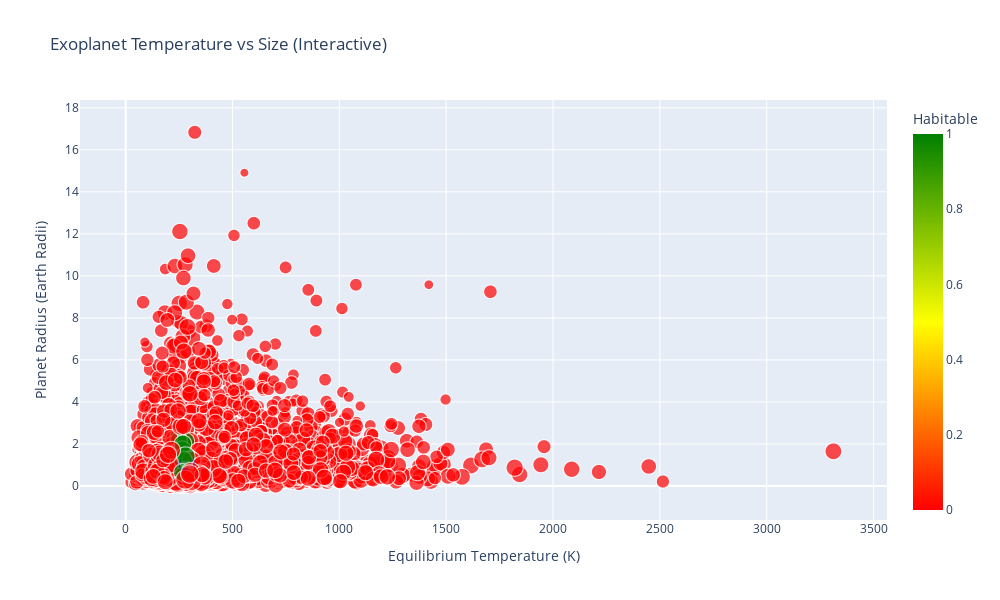

Notebook code cell kept with this figure:
### Markdown cell above
### 4.5 Temperature vs Size Analysis

### Code cell
# Interactive scatter plot using Plotly
fig = px.scatter(df, 
                 x='equilibrium_temp', 
                 y='planet_radius',
                 color='potentially_habitable',
                 size='habitability_score',
                 hover_data=['planet_name', 'stellar_temp', 'semi_major_axis', 'discovery_method'],
                 color_continuous_scale=['red', 'yellow', 'green'],
                 title='Exoplanet Temperature vs Size (Interactive)',
                 labels={'equilibrium_temp': 'Equilibrium Temperature (K)',
                        'planet_radius': 'Planet Radius (Earth Radii)',
                        'potentially_habitable': 'Habitable'})

# Add Earth reference zone
fig.add_shape(type="rect",
              x0=250, y0=0.8, x1=320, y1=1.2,
              line=dict(color="blue", width=2, dash="dash"),
              fillcolor="lightblue", opacity=0.2)

fig.update_layout(height=600, width=1000)
fig.show()

### Figure 1 — Plotly figure (JSON) as saved in the notebook; plotly's stock layout.template omitted (floating-point values rounded to 4 significant figures; data arrays with more than 128 entries replaced by an {"elided": "..."} marker saying what was removed)
{"data": [{"customdata": {"elided": "5000x4 mixed values"}, "hovertemplate": "Equilibrium Temperature (K)=%{x}<br>Planet Radius (Earth Radii)=%{y}<br>habitability_score=%{marker.size}<br>planet_name=%{customdata[0]}<br>stellar_temp=%{customdata[1]}<br>semi_major_axis=%{customdata[2]}<br>discovery_method=%{customdata[3]}<br>Habitable=%{marker.color}<extra></extra>", "legendgroup": "", "marker": {"color": {"elided": "5000 int values"}, "coloraxis": "coloraxis", "size": {"elided": "5000 float values"}, "sizemode": "area", "sizeref": 0.002438, "symbol": "circle"}, "mode": "markers", "name": "", "showlegend": false, "type": "scattergl", "x": {"elided": "5000 float values"}, "xaxis": "x", "y": {"elided": "5000 float values"}, "yaxis": "y"}], "layout": {"coloraxis": {"colorbar": {"title": {"text": "Habitable"}}, "colorscale": [[0, "red"], [0.5, "yellow"], [1, "green"]]}, "height": 600, "legend": {"itemsizing": "constant", "tracegroupgap": 0}, "shapes": [{"fillcolor": "lightblue", "line": {"color": "blue", "dash": "dash", "width": 2}, "opacity": 0.2, "type": "rect", "x0": 250, "x1": 320, "y0": 0.8, "y1": 1.2}], "title": {"text": "Exoplanet Temperature vs Size (Interactive)"}, "width": 1000, "xaxis": {"anchor": "y", "domain": [0, 1], "title": {"text": "Equilibrium Temperature (K)"}}, "yaxis": {"anchor": "x", "domain": [0, 1], "title": {"text": "Planet Radius (Earth Radii)"}}}}
